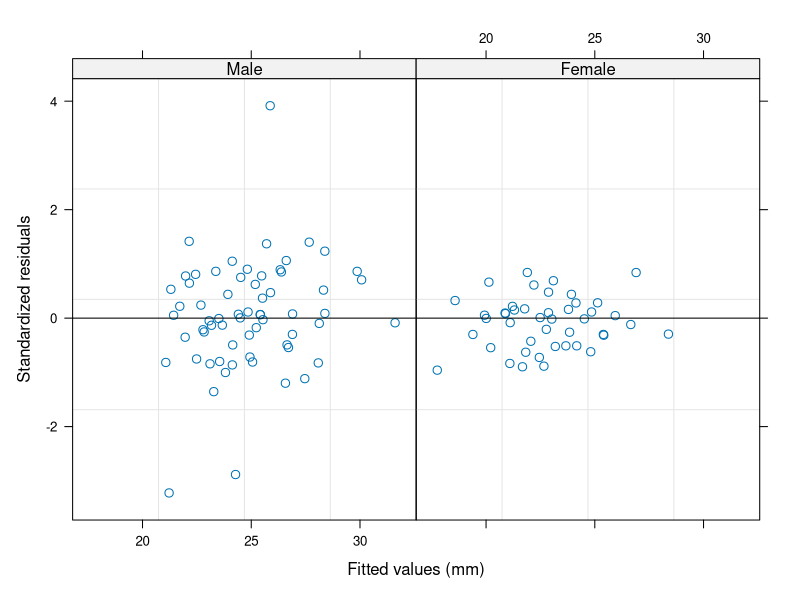
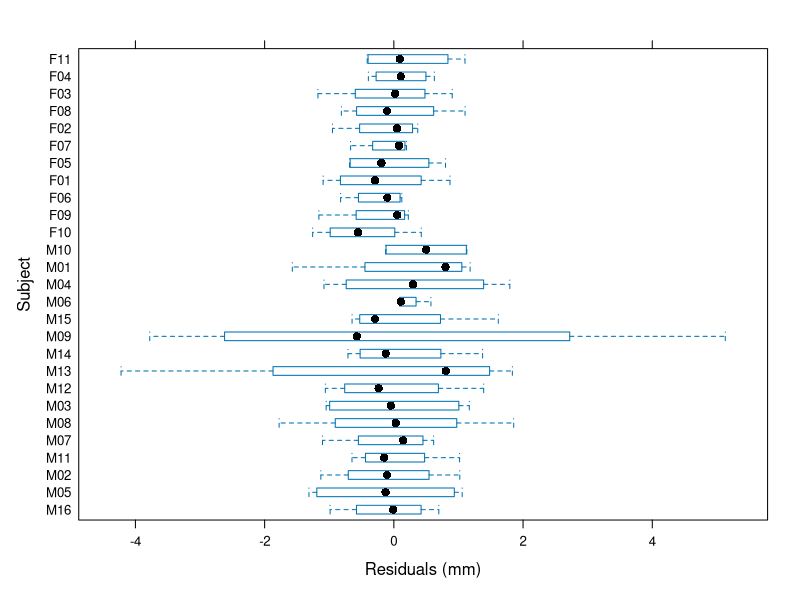
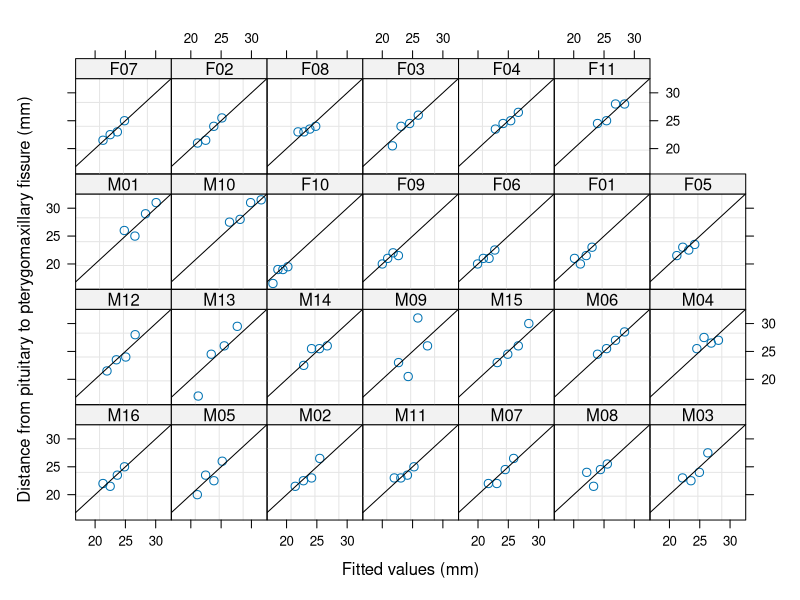

Write the R code that produced these figures, in order.
library(nlme)


### Name: plot.lme
### Title: Plot an lme or nls object
### Aliases: plot.lme plot.nls
### Keywords: models hplot

### ** Examples

fm1 <- lme(distance ~ age, Orthodont, random = ~ age | Subject)
# standardized residuals versus fitted values by gender
plot(fm1, resid(., type = "p") ~ fitted(.) | Sex, abline = 0)
# box-plots of residuals by Subject
plot(fm1, Subject ~ resid(.))
# observed versus fitted values by Subject
plot(fm1, distance ~ fitted(.) | Subject, abline = c(0,1))
